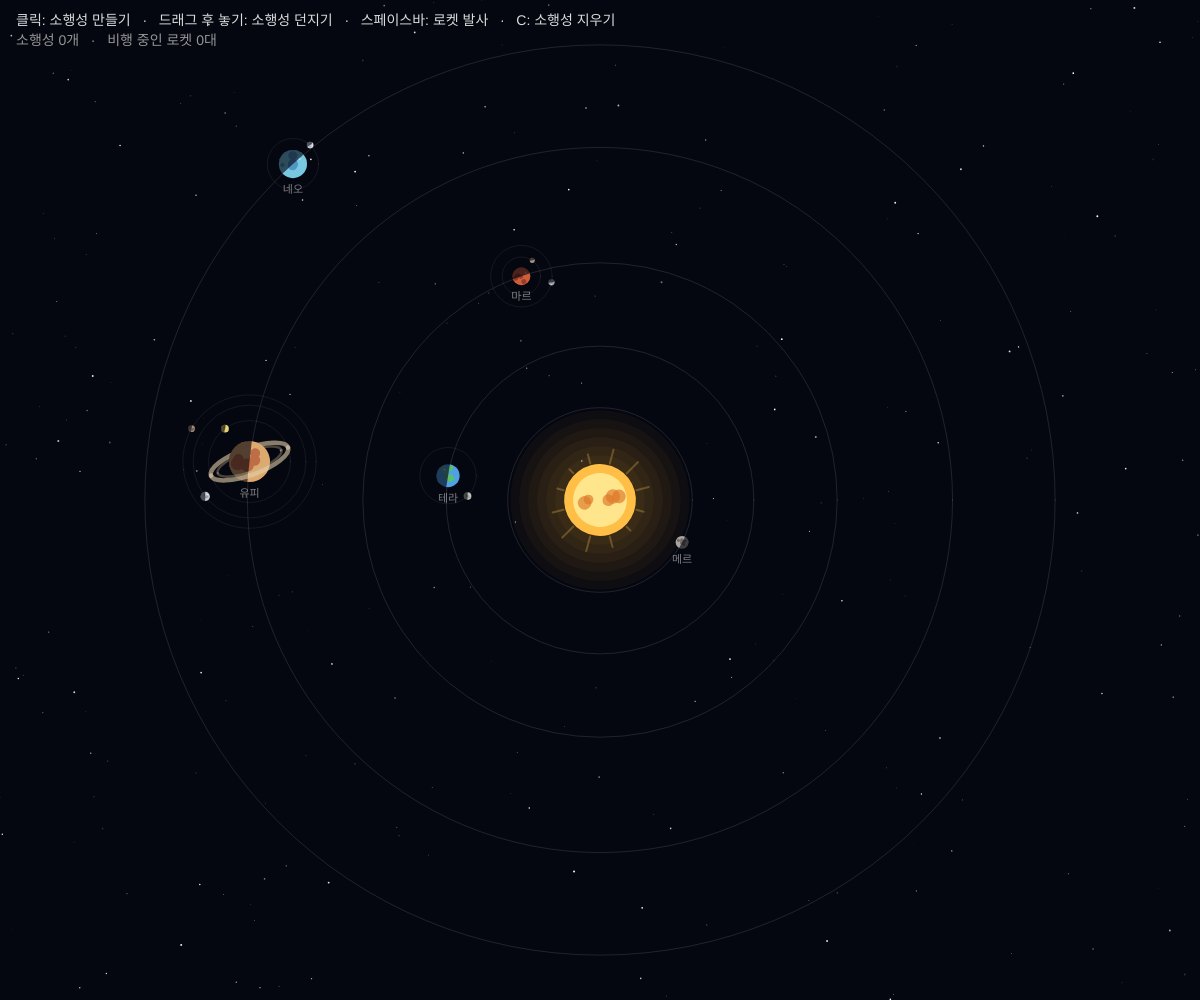
Frame 1 (no input)
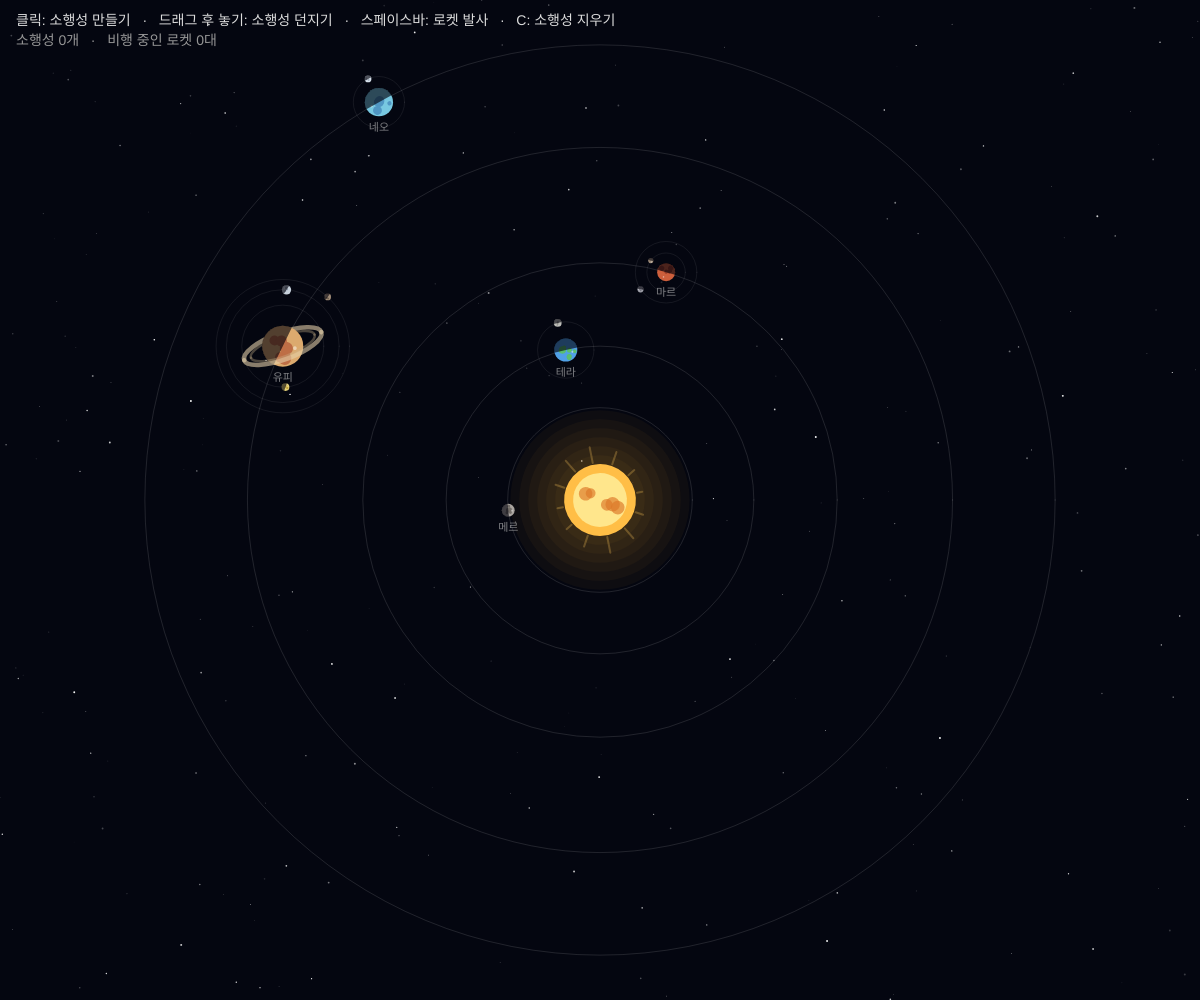
Frame 60 (no input)
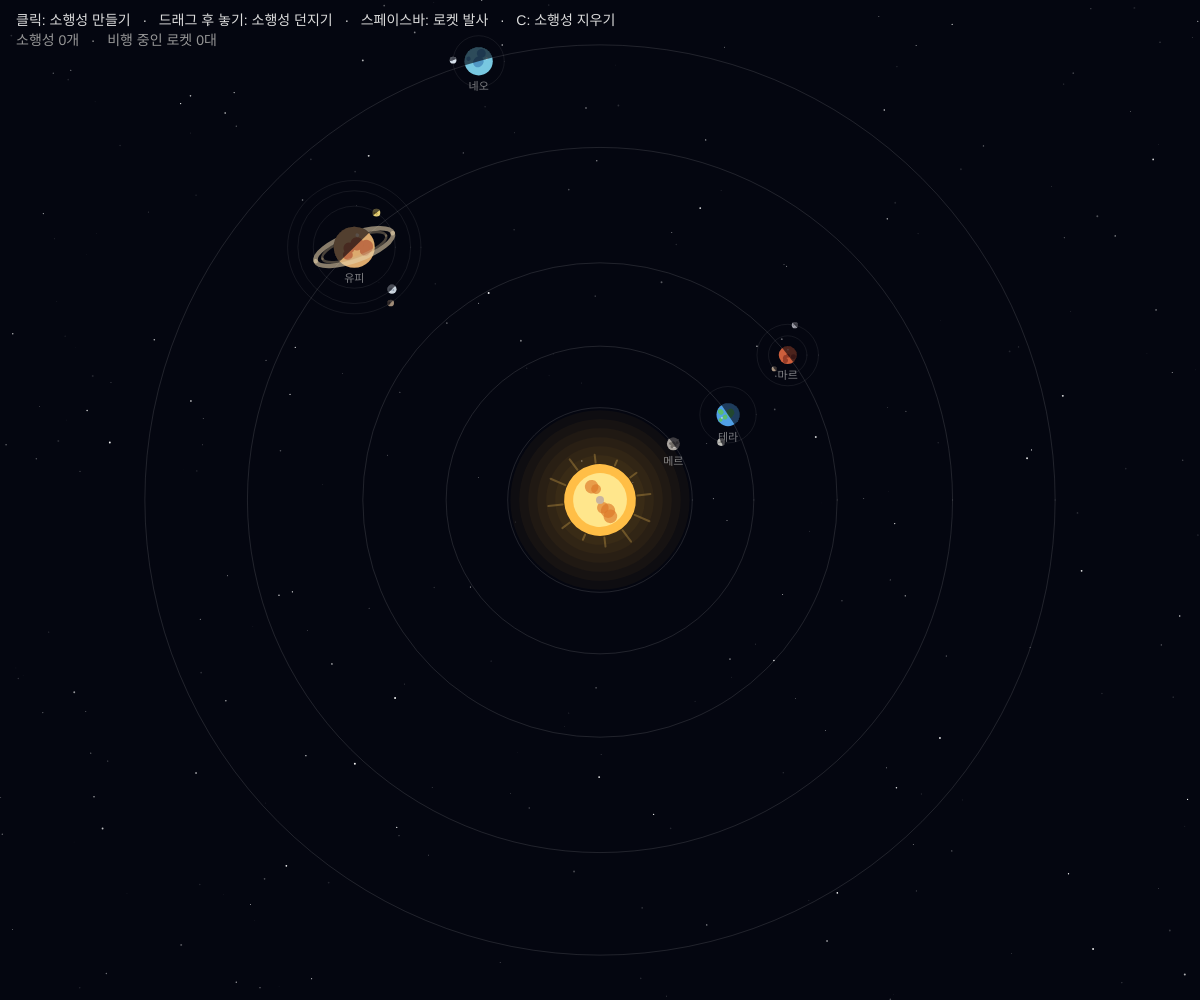
Frame 120 (the mouse pressed at the canvas centre since frame 60)

The p5.js sketch that drew these frames (run headless with seeded random() and noise() and a simulated clock; from frame 60 on, the mouse is pressed at the canvas centre):

// p5.js sketch
// ── sketch.js
// 행성계 시뮬레이션 — 항성 · 행성 · 위성의 공전과 자전 + 중력에 끌려가는 소행성
// Flocking 예제의 구조를 참고했습니다.
//   · SolarSystem(관리 클래스) 이 천체 배열을 돌리면서 run() 합니다. (Flock 과 같은 역할)
//   · Asteroid 는 Boid 처럼 applyForce → update → render 순서로 움직입니다.
//     Boid 의 힘이 분리·정렬·응집이었다면, 소행성의 힘은 "모든 천체의 중력의 합" 입니다.
//
// 조작
//   · 클릭            : 그 자리에 소행성 생성 (태양 둘레를 도는 속도로 출발)
//   · 드래그 후 놓기  : 드래그한 방향·길이만큼 소행성을 던지기 (예상 궤도가 미리 보여요)
//   · 스페이스바      : 테라에서 랜덤한 행성을 향해 로켓 순행 발사
//   · C 키            : 소행성 모두 지우기

const G = 1;          // 중력 상수 (화면용으로 단순화)
let system;
let stars = [];
let dragStart = null;

function setup() {
  createCanvas(windowWidth, windowHeight);
  system = new SolarSystem(width / 2, height / 2);

  for (let i = 0; i < 260; i++) {
    stars.push({ x: random(), y: random(), s: random(0.5, 2), t: random(TWO_PI) });
  }

  describe(
    'A star at the center with planets orbiting and spinning, moons orbiting the planets, and asteroids created by mouse clicks that curve under gravity.'
  );
}

function draw() {
  background(4, 6, 16);
  drawStars();
  system.run();
  drawAim();
  drawHud();
}

function windowResized() {
  resizeCanvas(windowWidth, windowHeight);
  system = new SolarSystem(width / 2, height / 2);
}

// ── 마우스 / 키보드 ─────────────────────────────

function mousePressed() {
  dragStart = createVector(mouseX, mouseY);
}

function mouseReleased() {
  if (!dragStart) return;
  let vel = launchVelocity(dragStart, createVector(mouseX, mouseY));
  system.addAsteroid(new Asteroid(dragStart.x, dragStart.y, vel));
  dragStart = null;
}

function keyPressed() {
  if (key === 'c' || key === 'C') system.asteroids = [];
  if (key === ' ') {
    system.launchRocket();
    return false; // 스페이스바로 페이지가 스크롤되지 않게
  }
}

// 드래그가 짧으면(그냥 클릭) 태양 둘레를 도는 속도, 길면 드래그한 방향으로 던지기
function launchVelocity(start, end) {
  let drag = p5.Vector.sub(end, start);
  if (drag.mag() < 8) {
    return system.orbitalVelocity(start).mult(random(0.75, 1.05));
  }
  return drag.mult(0.04);
}

// ── 화면 요소 ─────────────────────────────────

function drawStars() {
  noStroke();
  for (let s of stars) {
    let a = 140 + 110 * sin(frameCount * 0.02 + s.t);
    fill(255, a);
    circle(s.x * width, s.y * height, s.s);
  }
}

// 드래그 중: 던질 방향 화살표 + 예상 궤도
function drawAim() {
  if (!dragStart || !mouseIsPressed) return;
  let end = createVector(mouseX, mouseY);
  let vel = launchVelocity(dragStart, end);
  // launchVelocity 는 클릭일 때 랜덤을 섞으므로, 미리보기는 랜덤 없는 값으로
  if (p5.Vector.dist(dragStart, end) < 8) vel = system.orbitalVelocity(dragStart).mult(0.9);

  // 예상 궤도 (천체가 앞으로 움직일 위치까지 고려해서 계산)
  let path = system.predict(dragStart, vel, 260);
  noStroke();
  for (let i = 0; i < path.length; i += 3) {
    fill(255, 210, 140, map(i, 0, path.length, 200, 20));
    circle(path[i].x, path[i].y, 2.5);
  }

  // 화살표
  stroke(255, 200, 120);
  strokeWeight(1.5);
  line(dragStart.x, dragStart.y, end.x, end.y);
  noStroke();
  fill(200, 180, 160);
  circle(dragStart.x, dragStart.y, 8);
}

function drawHud() {
  noStroke();
  fill(220);
  textAlign(LEFT, TOP);
  textSize(14);
  text('클릭: 소행성 만들기   ·   드래그 후 놓기: 소행성 던지기   ·   스페이스바: 로켓 발사   ·   C: 소행성 지우기', 16, 14);
  fill(150);
  text('소행성 ' + system.asteroids.length + '개   ·   비행 중인 로켓 ' + system.rockets.length + '대', 16, 34);
  // 최근 로켓 기록
  for (let i = 0; i < system.log.length; i++) {
    fill(170, 220, 255, 230 - i * 45);
    text(String(system.log[i]), 16, 58 + i * 18);
  }
}

// ── 행성계 관리 (Flock 과 같은 역할) ─────────────────

class SolarSystem {
  constructor(x, y) {
    // 화면 크기에 맞춰 전체 크기를 조절 (질량은 크기³ 로 맞춰서 움직임 속도는 똑같이)
    this.s = min(width, height) / 780;
    let s = this.s;
    let m = s * s * s;

    this.sun = new Sun(x, y, 28 * s, 700 * m);

    // 행성: 이름, 궤도 반지름, 크기, 질량, 색, 자전 속도(음수면 반대로 돔), 위성들
    this.sun.addChild(new Planet({
      name: '메르', orbit: 72 * s, radius: 5 * s, mass: 8 * m,
      color: [170, 165, 160], spot: [115, 110, 105], spin: 0.02
    }));

    let terra = this.sun.addChild(new Planet({
      name: '테라', orbit: 120 * s, radius: 9 * s, mass: 40 * m,
      color: [80, 160, 230], spot: [90, 190, 110], spin: 0.04
    }));
    terra.addChild(new Planet({
      name: '', orbit: 22 * s, radius: 3 * s, mass: 2 * m,
      color: [190, 190, 185], spot: [140, 140, 135], spin: 0.02, isMoon: true
    }));

    let mar = this.sun.addChild(new Planet({
      name: '마르', orbit: 185 * s, radius: 7 * s, mass: 22 * m,
      color: [205, 95, 60], spot: [150, 60, 40], spin: -0.06
    }));
    mar.addChild(new Planet({
      name: '', orbit: 15 * s, radius: 2 * s, mass: 1 * m,
      color: [170, 150, 130], spot: [120, 105, 90], spin: 0.05, isMoon: true
    }));
    mar.addChild(new Planet({
      name: '', orbit: 24 * s, radius: 2.4 * s, mass: 1 * m,
      color: [160, 160, 170], spot: [110, 110, 120], spin: 0.03, isMoon: true
    }));

    let jupi = this.sun.addChild(new Planet({
      name: '유피', orbit: 275 * s, radius: 16 * s, mass: 130 * m,
      color: [220, 170, 110], spot: [190, 110, 70], spin: 0.08, ring: true
    }));
    jupi.addChild(new Planet({
      name: '', orbit: 32 * s, radius: 3 * s, mass: 2 * m,
      color: [230, 210, 120], spot: [190, 160, 60], spin: 0.04, isMoon: true
    }));
    jupi.addChild(new Planet({
      name: '', orbit: 44 * s, radius: 3.6 * s, mass: 3 * m,
      color: [200, 210, 220], spot: [150, 160, 175], spin: -0.03, isMoon: true
    }));
    jupi.addChild(new Planet({
      name: '', orbit: 52 * s, radius: 2.6 * s, mass: 2 * m,
      color: [160, 140, 120], spot: [110, 95, 80], spin: 0.02, isMoon: true
    }));

    let neo = this.sun.addChild(new Planet({
      name: '네오', orbit: 355 * s, radius: 11 * s, mass: 60 * m,
      color: [120, 200, 225], spot: [80, 150, 195], spin: -0.05
    }));
    neo.addChild(new Planet({
      name: '', orbit: 20 * s, radius: 2.6 * s, mass: 1.5 * m,
      color: [215, 225, 235], spot: [170, 180, 195], spin: 0.03, isMoon: true
    }));

    this.terra = terra;
    this.planets = this.sun.children; // 로켓 목적지 후보 (위성 제외)

    // 중력을 가진 모든 천체 (부모 → 자식 순서라 위치 계산이 꼬이지 않음)
    this.bodies = [];
    this.collect(this.sun);

    this.asteroids = [];
    this.rockets = [];
    this.debris = [];
    this.log = [];
  }

  // 테라에서 랜덤한 다른 행성으로 로켓 발사
  launchRocket() {
    let targets = this.planets.filter((p) => p !== this.terra);
    let target = random(targets);
    this.rockets.push(new Rocket(this.terra, target));
    this.addLog('테라 → ' + target.name + ' 발사');
  }

  addLog(msg) {
    this.log.unshift(msg);
    if (this.log.length > 5) this.log.pop();
  }

  explode(position, count, col) {
    for (let i = 0; i < count; i++) {
      this.debris.push(new Debris(position, position, null, col));
    }
  }

  collect(body) {
    this.bodies.push(body);
    for (let c of body.children) this.collect(c);
  }

  addAsteroid(a) {
    this.asteroids.push(a);
    if (this.asteroids.length > 200) this.asteroids.shift();
  }

  // 태양 둘레를 원 궤도로 돌 때의 속도
  orbitalVelocity(pos) {
    let r = p5.Vector.sub(pos, this.sun.position);
    let speed = sqrt((G * this.sun.mass) / max(r.mag(), this.sun.radius));
    return r.rotate(HALF_PI).setMag(speed);
  }

  run() {
    // 1) 천체 공전·자전
    for (let b of this.bodies) b.update();

    // 2) 소행성: 중력 → 이동 → 충돌 검사 (빠를 때도 정확하도록 두 번 나눠서 계산)
    const steps = 2;
    for (let k = 0; k < steps; k++) {
      for (let a of this.asteroids) {
        a.gravitate(this.bodies);
        a.update(1 / steps);
        let hit = a.collide(this.bodies);
        if (hit) this.impact(a, hit);
      }
    }

    // 3) 로켓: 중력 + 목적지로 향하는 추진력 → 이동 → 충돌/착륙 검사
    for (let k = 0; k < steps; k++) {
      for (let r of this.rockets) {
        if (r.state !== 'flying') continue;
        r.gravitate(this.bodies);
        r.steer(this.sun);
        if (r.dead) continue;
        r.update(1 / steps);
        r.check(this);
      }
    }
    for (let r of this.rockets) r.afterFrame();

    for (let a of this.asteroids) a.record();
    this.asteroids = this.asteroids.filter((a) => !a.dead && !a.isLost());
    this.rockets = this.rockets.filter((r) => !r.dead && !r.isLost());

    // 3) 그리기: 궤도 → 천체 → 소행성 → 파편
    for (let b of this.bodies) b.renderOrbit();
    for (let b of this.bodies) b.render(this.sun.position);
    for (let a of this.asteroids) a.render();
    for (let r of this.rockets) r.render();

    for (let i = this.debris.length - 1; i >= 0; i--) {
      let d = this.debris[i];
      d.run();
      if (d.isDead()) this.debris.splice(i, 1);
    }
  }

  // 소행성이 천체에 부딪혔을 때
  impact(asteroid, body) {
    asteroid.dead = true;
    body.flash = 1;
    let n = floor(asteroid.size * 3);
    for (let i = 0; i < n; i++) {
      this.debris.push(new Debris(asteroid.position, body.position, body));
    }
  }

  // 지금 이 속도로 던지면 어디로 갈지 미리 계산 (천체의 미래 위치까지 반영)
  predict(start, vel, frames) {
    let pos = start.copy();
    let v = vel.copy();
    let path = [];
    const steps = 2;
    for (let f = 1; f <= frames; f++) {
      for (let k = 0; k < steps; k++) {
        let t = f - 1 + k / steps;
        let acc = createVector(0, 0);
        let crashed = false;
        for (let b of this.bodies) {
          let bp = b.positionAt(t);
          let dir = p5.Vector.sub(bp, pos);
          let d = dir.mag();
          if (d < b.radius) crashed = true;
          let d2 = max(d * d, b.radius * b.radius);
          acc.add(dir.setMag((G * b.mass) / d2));
        }
        if (crashed) return path;
        v.add(acc.mult(1 / steps));
        pos.add(p5.Vector.mult(v, 1 / steps));
      }
      path.push(pos.copy());
    }
    return path;
  }
}

// ── 천체 (공전 + 자전) ─────────────────────────────

class CelestialBody {
  constructor(radius, mass) {
    this.radius = radius;
    this.mass = mass;
    this.parent = null;
    this.children = [];
    this.position = createVector(0, 0);

    this.orbitRadius = 0;
    this.orbitAngle = random(TWO_PI); // 공전 각도
    this.orbitSpeed = 0;              // 공전 각속도
    this.spinAngle = random(TWO_PI);  // 자전 각도
    this.spinSpeed = 0;               // 자전 각속도
    this.flash = 0;                   // 소행성에 맞았을 때 반짝임
  }

  addChild(child) {
    child.parent = this;
    // 케플러 법칙: 공전 각속도 = √(GM / r³) — 가까울수록 빨리 돕니다
    child.orbitSpeed = sqrt((G * this.mass) / pow(child.orbitRadius, 3));
    this.children.push(child);
    return child;
  }

  // f 프레임 뒤의 위치 (부모의 위치 + 공전 궤도 위 위치)
  positionAt(f) {
    if (!this.parent) return this.position.copy();
    let a = this.orbitAngle + this.orbitSpeed * f;
    let p = this.parent.positionAt(f);
    return p.add(cos(a) * this.orbitRadius, sin(a) * this.orbitRadius);
  }

  update() {
    this.orbitAngle += this.orbitSpeed; // 공전
    this.spinAngle += this.spinSpeed;   // 자전
    this.position = this.positionAt(0);
    this.flash *= 0.9;
  }

  renderOrbit() {
    if (!this.parent) return;
    noFill();
    stroke(255, this.isMoon ? 18 : 30);
    strokeWeight(1);
    circle(this.parent.position.x, this.parent.position.y, this.orbitRadius * 2);
  }
}

class Sun extends CelestialBody {
  constructor(x, y, radius, mass) {
    super(radius, mass);
    this.position = createVector(x, y);
    this.spinSpeed = 0.01;
    // 자전을 보여주는 흑점
    this.spots = [];
    for (let i = 0; i < 5; i++) {
      this.spots.push({ a: random(TWO_PI), d: random(0.2, 0.7), s: random(0.12, 0.22) });
    }
  }

  render() {
    let r = this.radius;
    push();
    translate(this.position.x, this.position.y);
    noStroke();
    // 빛 번짐
    for (let i = 6; i > 0; i--) {
      fill(255, 170, 60, 10);
      circle(0, 0, r * 2 + i * r * 0.5);
    }
    // 자전하는 빛줄기
    rotate(this.spinAngle);
    stroke(255, 200, 90, 70);
    strokeWeight(2);
    for (let i = 0; i < 12; i++) {
      let a = (TWO_PI / 12) * i;
      let len = r * (1.35 + 0.15 * sin(frameCount * 0.05 + i));
      line(cos(a) * r * 1.05, sin(a) * r * 1.05, cos(a) * len, sin(a) * len);
    }
    noStroke();
    fill(255, 190 + 40 * this.flash, 70);
    circle(0, 0, r * 2);
    fill(255, 230, 140);
    circle(0, 0, r * 1.5);
    // 흑점 (같이 돌아서 자전이 보임)
    fill(220, 120, 40, 170);
    for (let p of this.spots) {
      circle(cos(p.a) * p.d * r, sin(p.a) * p.d * r, p.s * r * 2);
    }
    pop();
  }
}

class Planet extends CelestialBody {
  constructor(opt) {
    super(opt.radius, opt.mass);
    this.name = opt.name;
    this.orbitRadius = opt.orbit;
    this.spinSpeed = opt.spin;
    this.col = color(...opt.color);
    this.spotCol = color(...opt.spot);
    this.ring = opt.ring || false;
    this.isMoon = opt.isMoon || false;

    // 표면 무늬 (자전하면서 같이 돕니다)
    this.spots = [];
    let n = this.isMoon ? 3 : 6;
    for (let i = 0; i < n; i++) {
      let s = random(0.15, 0.35);
      this.spots.push({ a: random(TWO_PI), d: random(0, 1 - s - 0.05), s: s });
    }
  }

  render(sunPos) {
    let r = this.radius;
    push();
    translate(this.position.x, this.position.y);

    // 고리 뒤쪽
    if (this.ring) this.drawRing(PI, TWO_PI);

    // 본체
    noStroke();
    fill(this.col);
    circle(0, 0, r * 2);

    // 자전하는 표면 무늬
    push();
    rotate(this.spinAngle);
    fill(this.spotCol);
    for (let p of this.spots) {
      circle(cos(p.a) * p.d * r, sin(p.a) * p.d * r, p.s * r * 2);
    }
    // 자전축 표시용 작은 점 (도는 게 더 잘 보이게)
    fill(255, 120);
    circle(r * 0.6, 0, max(1.5, r * 0.18));
    pop();

    // 밤 쪽 그림자 (항상 태양 반대편) — 자전과 상관없이 고정이라 입체감이 생김
    let toSun = atan2(sunPos.y - this.position.y, sunPos.x - this.position.x);
    fill(0, 0, 10, 160);
    arc(0, 0, r * 2 + 0.5, r * 2 + 0.5, toSun + HALF_PI, toSun + PI + HALF_PI);

    // 고리 앞쪽
    if (this.ring) this.drawRing(0, PI);

    // 맞았을 때 반짝임
    if (this.flash > 0.02) {
      noFill();
      stroke(255, 230, 180, 255 * this.flash);
      strokeWeight(2);
      circle(0, 0, r * 2 + (1 - this.flash) * r * 3);
    }
    pop();

    // 이름
    if (this.name) {
      noStroke();
      fill(200, 160);
      textAlign(CENTER, TOP);
      textSize(11);
      text(this.name, this.position.x, this.position.y + r + 6);
    }
  }

  drawRing(start, stop) {
    let r = this.radius;
    push();
    rotate(-0.35);
    noFill();
    stroke(230, 210, 170, 150);
    strokeWeight(r * 0.22);
    arc(0, 0, r * 4, r * 1.3, start, stop);
    stroke(200, 180, 140, 90);
    strokeWeight(r * 0.12);
    arc(0, 0, r * 3.3, r * 1.0, start, stop);
    pop();
  }
}

// ── 소행성 (Boid 와 같은 구조) ─────────────────────────

class Asteroid {
  constructor(x, y, vel) {
    this.acceleration = createVector(0, 0);
    this.velocity = vel.copy();
    this.position = createVector(x, y);
    this.size = random(3, 7) * system.s;
    this.angle = random(TWO_PI);
    this.spin = random(-0.08, 0.08); // 소행성도 빙글빙글 자전
    this.trail = [];
    this.dead = false;
    this.col = color(random(150, 200), random(130, 170), random(110, 140));

    // 울퉁불퉁한 모양
    this.shape = [];
    let n = 9;
    let seed = random(100);
    for (let i = 0; i < n; i++) {
      let a = (TWO_PI / n) * i;
      this.shape.push(map(noise(seed + cos(a), seed + sin(a)), 0, 1, 0.6, 1.3));
    }
  }

  applyForce(force) {
    // 질량을 넣는다면 A = F / M (여기선 소행성 질량 1)
    this.acceleration.add(force);
  }

  // 모든 천체의 중력: F = G·M / r²  (방향은 천체 쪽)
  gravitate(bodies) {
    for (let b of bodies) {
      let dir = p5.Vector.sub(b.position, this.position);
      let d2 = max(dir.magSq(), b.radius * b.radius); // 너무 가까울 때 힘이 폭발하지 않게
      dir.setMag((G * b.mass) / d2);
      this.applyForce(dir);
    }
  }

  update(dt) {
    this.velocity.add(this.acceleration.mult(dt));
    this.position.add(p5.Vector.mult(this.velocity, dt));
    this.acceleration.mult(0);
    this.angle += this.spin * dt;
  }

  record() {
    this.trail.push(this.position.copy());
    if (this.trail.length > 70) this.trail.shift();
  }

  collide(bodies) {
    for (let b of bodies) {
      if (p5.Vector.dist(this.position, b.position) < b.radius + this.size * 0.5) return b;
    }
    return null;
  }

  // 화면 밖으로 아주 멀리 날아가면 삭제
  isLost() {
    let m = max(width, height);
    return this.position.x < -m || this.position.x > width + m ||
           this.position.y < -m || this.position.y > height + m;
  }

  render() {
    // 꼬리
    noFill();
    for (let i = 1; i < this.trail.length; i++) {
      let a = map(i, 0, this.trail.length, 0, 120);
      stroke(255, 190, 120, a);
      strokeWeight(map(i, 0, this.trail.length, 0.5, this.size * 0.5));
      line(this.trail[i - 1].x, this.trail[i - 1].y, this.trail[i].x, this.trail[i].y);
    }
    // 몸체
    push();
    translate(this.position.x, this.position.y);
    rotate(this.angle);
    fill(this.col);
    stroke(90, 75, 60);
    strokeWeight(1);
    beginShape();
    for (let i = 0; i < this.shape.length; i++) {
      let a = (TWO_PI / this.shape.length) * i;
      vertex(cos(a) * this.size * this.shape[i], sin(a) * this.size * this.shape[i]);
    }
    endShape(CLOSE);
    pop();
  }
}

// 충돌 파편
class Debris {
  // origin 에서 바깥쪽으로 튀어나감. body 가 있으면 그 천체와 같이 이동
  constructor(position, origin, body, col) {
    this.position = position.copy();
    let out = p5.Vector.sub(position, origin);
    if (out.mag() < 0.001) out = p5.Vector.random2D();
    out.normalize();
    this.velocity = out.rotate(random(-1, 1)).mult(random(0.5, 2.5));
    if (body) this.velocity.add(p5.Vector.sub(body.positionAt(1), body.positionAt(0)));
    this.lifespan = 255;
    this.size = random(1, 3);
    this.col = col || null;
  }

  run() {
    this.position.add(this.velocity);
    this.velocity.mult(0.95);
    this.lifespan -= 7;
    noStroke();
    if (this.col) fill(red(this.col), green(this.col), blue(this.col), this.lifespan);
    else fill(255, random(150, 220), 90, this.lifespan);
    circle(this.position.x, this.position.y, this.size);
  }

  isDead() {
    return this.lifespan < 0;
  }
}

// ── 로켓 ─────────────────────────────────────────
// 테라의 공전 방향(순행)으로 발사 → 잠깐 관성 비행 → Boid 의 seek 처럼 목적지 행성을 향해 방향을 틂
// 중력은 소행성과 똑같이 받고, 태양에 너무 가까워지면 Boid 의 separate 처럼 피합니다.

class Rocket {
  constructor(home, target) {
    let s = system.s;
    this.home = home;
    this.target = target;

    // 순행 발사: 테라가 공전하는 방향으로, 테라의 공전 속도에 추진 속도를 더해서 출발
    let homeVel = p5.Vector.sub(home.positionAt(1), home.positionAt(0));
    let prograde = homeVel.copy().normalize();
    this.position = p5.Vector.add(home.position, p5.Vector.mult(prograde, home.radius + 4 * s));
    // 테라의 중력을 확실히 벗어나도록 탈출 속도보다 빠르게 출발 (탈출 속도 = √(2GM / r))
    let escape = sqrt((2 * G * home.mass) / (home.radius + 4 * s));
    this.prograde = prograde;
    this.velocity = p5.Vector.add(homeVel, p5.Vector.mult(prograde, escape * 1.5));
    this.acceleration = createVector(0, 0);

    this.maxSpeed = 5 * s;
    this.maxForce = 0.25 * s;  // 태양 가까이(메르 궤도)에서도 버틸 만큼의 추진력
    this.size = 7 * s;
    this.age = 0;
    this.thrust = 1;
    this.state = 'flying';   // flying → landing → (사라짐)
    this.dead = false;
    this.trail = [];
  }

  applyForce(force) {
    this.acceleration.add(force);
  }

  gravitate(bodies) {
    for (let b of bodies) {
      let dir = p5.Vector.sub(b.position, this.position);
      let d2 = max(dir.magSq(), b.radius * b.radius);
      dir.setMag((G * b.mass) / d2);
      this.applyForce(dir);
    }
  }

  // 목적지로 향하는 추진력 (Boid 의 seek: 원하는 속도 - 현재 속도)
  steer(sun) {
    // 연료는 한정 — 너무 오래 헤매면 실종 처리
    if (this.age > 1500) {
      this.crash(system, '연료 소진으로 실종');
      return;
    }
    // 발사 직후에는 순행 방향 그대로 관성 비행
    if (this.age < 30) {
      this.applyForce(p5.Vector.mult(this.prograde, this.maxForce)); // 이륙 추진
      this.thrust = 1;
      return;
    }
    let s = system.s;
    let t = this.target;
    // 도착할 때쯤 행성이 있을 위치를 미리 겨냥
    let eta = min(p5.Vector.dist(this.position, t.position) / this.maxSpeed, 150);
    let aim = t.positionAt(eta);
    let targetVel = p5.Vector.sub(t.positionAt(1), t.positionAt(0));

    let safe = sun.radius * 2.1; // 메르(가장 안쪽 행성) 궤도보다 안쪽
    let desired;

    // 목적지까지 직선이 태양을 스치면, 태양 옆을 돌아가는 경유지를 먼저 겨냥
    let detour = this.detour(aim, sun, safe);
    if (detour) {
      desired = p5.Vector.sub(detour, this.position).setMag(this.maxSpeed);
    } else {
      let toAim = p5.Vector.sub(aim, this.position);
      let d = toAim.mag();
      // 가까워지면 속도를 줄여서 살살 내려앉기 (arrive)
      let slowR = 110 * s;
      let speed = d < slowR ? map(d, 0, slowR, 0.6 * s, this.maxSpeed) : this.maxSpeed;
      desired = toAim.setMag(speed).add(targetVel);
    }

    let force = p5.Vector.sub(desired, this.velocity);
    force.limit(this.maxForce);
    this.applyForce(force);
    this.thrust = force.mag() / this.maxForce;

    // 출발한 테라에 다시 붙지 않게 밀어내기
    let fromHome = p5.Vector.sub(this.position, this.home.position);
    let dh = fromHome.mag();
    let homeSafe = this.home.radius * 4;
    if (dh < homeSafe && this.target !== this.home) {
      fromHome.setMag(this.maxForce * 2 * (1 - dh / homeSafe) + (G * this.home.mass) / max(dh * dh, 1));
      this.applyForce(fromHome);
    }

    // 태양에 너무 가까우면 밀어내기 (Boid 의 separate 처럼)
    let away = p5.Vector.sub(this.position, sun.position);
    let ds = away.mag();
    if (ds < safe) {
      away.setMag(this.maxForce * 3 * (1 - ds / safe) + (G * sun.mass) / (ds * ds));
      this.applyForce(away);
    }
  }

  // 지금 위치 → aim 직선이 태양 안전거리 안을 지나가면, 태양을 비켜 가는 경유지를 돌려줌
  detour(aim, sun, safe) {
    let seg = p5.Vector.sub(aim, this.position);
    let toSun = p5.Vector.sub(sun.position, this.position);
    let len2 = seg.magSq();
    if (len2 < 1) return null;
    let t = toSun.dot(seg) / len2;
    if (t <= 0 || t >= 1) return null;
    let closest = p5.Vector.add(this.position, p5.Vector.mult(seg, t));
    let side = p5.Vector.sub(closest, sun.position);
    if (side.mag() > safe * 1.2) return null;
    if (side.mag() < 0.001) side = seg.copy().rotate(HALF_PI);
    return p5.Vector.add(sun.position, side.setMag(safe * 1.7));
  }

  update(dt) {
    this.velocity.add(this.acceleration.mult(dt));
    this.velocity.limit(this.maxSpeed * 1.6);
    this.position.add(p5.Vector.mult(this.velocity, dt));
    this.acceleration.mult(0);
    this.age += dt;
  }

  // 충돌·착륙 검사
  check(sys) {
    // 소행성과 부딪히면 둘 다 폭발
    for (let a of sys.asteroids) {
      if (a.dead) continue;
      if (p5.Vector.dist(this.position, a.position) < a.size + this.size * 0.5) {
        a.dead = true;
        this.crash(sys, '소행성과 충돌');
        return;
      }
    }
    // 천체에 닿으면: 태양이면 타버리고, 행성·위성이면 착륙
    for (let b of sys.bodies) {
      if (b === this.home || b.parent === this.home) continue; // 출발한 테라와 그 위성은 지나가기만 함
      if (p5.Vector.dist(this.position, b.position) < b.radius + this.size * 0.3) {
        if (b === sys.sun) {
          this.crash(sys, '태양에 추락');
        } else {
          this.land(sys, b);
        }
        return;
      }
    }
  }

  crash(sys, why) {
    this.dead = true;
    this.state = 'crashed';
    sys.explode(this.position, 30, color(255, 160, 60));
    sys.explode(this.position, 12, color(230, 230, 240));
    sys.addLog('' + this.target.name + '행 로켓 — ' + why);
  }

  land(sys, body) {
    this.state = 'landing';
    this.landBody = body;
    this.landOffset = p5.Vector.sub(this.position, body.position).setMag(body.radius + this.size * 0.3);
    this.landTimer = 1;
    body.flash = 1;
    let where = body.name || (body.parent && body.parent.name ? body.parent.name + '의 위성' : '위성');
    let ok = body === this.target ? ' 착륙 성공' : '에 착륙 (목적지: ' + this.target.name + ')';
    sys.addLog('' + where + ok);
  }

  afterFrame() {
    if (this.state === 'flying') {
      this.trail.push(this.position.copy());
      if (this.trail.length > 90) this.trail.shift();
    } else if (this.state === 'landing') {
      // 착륙 지점에 붙어서 행성과 같이 움직이다가 작아지며 사라짐
      this.landTimer -= 0.025;
      this.position = p5.Vector.add(this.landBody.position, this.landOffset);
      if (this.trail.length) this.trail.shift();
      if (this.landTimer <= 0) this.dead = true;
    }
  }

  isLost() {
    let m = max(width, height) * 1.5;
    return this.position.x < -m || this.position.x > width + m ||
           this.position.y < -m || this.position.y > height + m;
  }

  render() {
    let s = system.s;
    // 비행 궤적
    noStroke();
    for (let i = 0; i < this.trail.length; i += 2) {
      fill(140, 210, 255, map(i, 0, this.trail.length, 10, 150));
      circle(this.trail[i].x, this.trail[i].y, 1.8);
    }

    let heading, scl;
    if (this.state === 'flying') {
      heading = this.velocity.heading();
      scl = 1;
      // 목적지 안내선
      stroke(140, 210, 255, 35);
      strokeWeight(1);
      drawingContext.setLineDash([4, 6]);
      line(this.position.x, this.position.y, this.target.position.x, this.target.position.y);
      drawingContext.setLineDash([]);
      noStroke();
      fill(170, 220, 255, 200);
      textAlign(LEFT, BOTTOM);
      textSize(10);
      text('→ ' + this.target.name, this.position.x + 8, this.position.y - 6);
    } else {
      heading = this.landOffset.heading(); // 착륙: 머리가 바깥을 향하게
      scl = this.landTimer;
    }

    push();
    translate(this.position.x, this.position.y);
    rotate(heading);
    scale(scl);
    let L = this.size;

    // 불꽃
    if (this.state === 'flying') {
      let f = L * (0.6 + this.thrust * 0.9) * random(0.8, 1.2);
      noStroke();
      fill(255, 140, 40, 200);
      triangle(-L * 0.5, -L * 0.22, -L * 0.5, L * 0.22, -L * 0.5 - f, 0);
      fill(255, 230, 120, 230);
      triangle(-L * 0.5, -L * 0.12, -L * 0.5, L * 0.12, -L * 0.5 - f * 0.55, 0);
    } else {
      // 착륙 중: 바닥에 먼지
      noStroke();
      fill(220, 220, 220, 120 * scl);
      ellipse(-L * 0.6, 0, L * 0.5, L * 1.6);
    }

    // 날개
    fill(220, 70, 70);
    triangle(-L * 0.5, -L * 0.25, -L * 0.15, -L * 0.25, -L * 0.6, -L * 0.55);
    triangle(-L * 0.5, L * 0.25, -L * 0.15, L * 0.25, -L * 0.6, L * 0.55);
    // 몸통
    fill(235, 238, 245);
    beginShape();
    vertex(L * 0.75, 0);
    vertex(L * 0.25, -L * 0.25);
    vertex(-L * 0.5, -L * 0.25);
    vertex(-L * 0.5, L * 0.25);
    vertex(L * 0.25, L * 0.25);
    endShape(CLOSE);
    // 창문
    fill(90, 170, 255);
    circle(L * 0.15, 0, L * 0.22);
    pop();
  }
}

// ── style.css
html, body {
  margin: 0;
  padding: 0;
  overflow: hidden;
  background: #04060f;
}
canvas {
  display: block;
}
